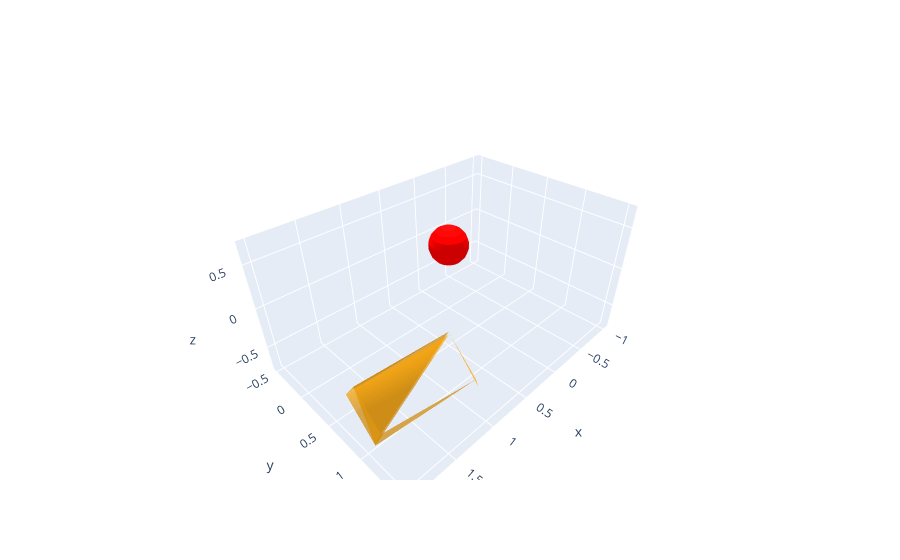

Source (notebook cell):
### Code cell
import plotly.graph_objects as go
import numpy as np

def display_plane(normal, size, origin):
    """Display a plane in the shape of a rectangle.
    
    Args:
        normal (tuple): Normal vector of the plane (nx, ny, nz).
        size (tuple): Size of the rectangle (width, height).
        origin (tuple): Origin of the rectangle (x, y, z).
    """
    normal = np.array(normal) / np.linalg.norm(normal)  # Normalize normal vector
    u = np.array([1, 0, 0]) if abs(normal[0]) < 0.9 else np.array([0, 1, 0])
    v = np.cross(normal, u)
    u = np.cross(v, normal)
    u, v = u / np.linalg.norm(u), v / np.linalg.norm(v)
    
    w, h = size
    corners = np.array([
        origin + w/2 * u + h/2 * v,
        origin - w/2 * u + h/2 * v,
        origin - w/2 * u - h/2 * v,
        origin + w/2 * u - h/2 * v,
    ])
    
    x, y, z = corners[:, 0], corners[:, 1], corners[:, 2]
    
    return go.Mesh3d(
        x=[*x, x[0]], y=[*y, y[0]], z=[*z, z[0]],
        color='lightblue', opacity=0.5, alphahull=0
    )

def display_ball(position, radius, color):
    """Display a ball (sphere).
    
    Args:
        position (tuple): (x, y, z) coordinates of the center.
        radius (float): Radius of the sphere.
        color (str): Color of the sphere.
    """
    u, v = np.mgrid[0:2*np.pi:20j, 0:np.pi:10j]
    x = position[0] + radius * np.cos(u) * np.sin(v)
    y = position[1] + radius * np.sin(u) * np.sin(v)
    z = position[2] + radius * np.cos(v)
    
    return go.Surface(x=x, y=y, z=z, colorscale=[[0, color], [1, color]], showscale=False)

def display_parallelepiped(size, direction, origin=(0,0,0)):
    """Display a parallelepiped.
    
    Args:
        size (tuple): (width, height, depth).
        direction (tuple): A vector representing the "facing" direction.
        origin (tuple): Bottom-left corner of the parallelepiped.
    """
    direction = np.array(direction) / np.linalg.norm(direction)
    u = np.array([1, 0, 0]) if abs(direction[0]) < 0.9 else np.array([0, 1, 0])
    v = np.cross(direction, u)
    u = np.cross(v, direction)
    u, v = u / np.linalg.norm(u), v / np.linalg.norm(v)

    w, h, d = size
    corners = np.array([
        origin,
        origin + w * u,
        origin + h * v,
        origin + d * direction,
        origin + w * u + h * v,
        origin + w * u + d * direction,
        origin + h * v + d * direction,
        origin + w * u + h * v + d * direction
    ])
    
    x, y, z = corners[:, 0], corners[:, 1], corners[:, 2]

    faces = [
        [0, 1, 4, 2],  # Bottom
        [0, 1, 5, 3],  # Side
        [1, 4, 7, 5],  # Side
        [2, 4, 7, 6],  # Side
        [0, 2, 6, 3],  # Side
        [3, 5, 7, 6]   # Top
    ]

    return go.Mesh3d(
        x=x, y=y, z=z,
        i=[face[0] for face in faces],
        j=[face[1] for face in faces],
        k=[face[2] for face in faces],
        color="orange", opacity=0.7
    )

# Create figure
fig = go.Figure()

# Add plane
fig.add_trace(display_plane((0, 0, 1), (2, 1), (0, 0, 0)))

# Add ball
fig.add_trace(display_ball((0.5, 0.5, 0.5), 0.2, "red"))

# Add parallelepiped
fig.add_trace(display_parallelepiped((1, 0.5, 0.3), (1, 1, 1), (1, 1, 0)))

fig.update_layout(scene=dict(aspectmode="data"))
fig.show()

### Figure 1 — Plotly figure (JSON) as saved in the notebook; plotly's stock layout.template omitted (floating-point values rounded to 4 significant figures; data arrays with more than 128 entries replaced by an {"elided": "..."} marker saying what was removed)
{"data": [{"alphahull": 0, "color": "lightblue", "opacity": 0.5, "type": "mesh3d", "x": [1, -1, -1, 1, 1], "y": [0.5, 0.5, -0.5, -0.5, 0.5], "z": [0, 0, 0, 0, 0]}, {"colorscale": [[0, "red"], [1, "red"]], "showscale": false, "type": "surface", "x": {"elided": "20x10 float values"}, "y": {"elided": "20x10 float values"}, "z": {"elided": "20x10 float values"}}, {"color": "orange", "i": [0, 0, 1, 2, 0, 3], "j": [1, 1, 4, 4, 2, 5], "k": [4, 5, 7, 7, 6, 7], "opacity": 0.7, "type": "mesh3d", "x": [1, 1.816, 1, 1.173, 1.816, 1.99, 1.173, 1.99], "y": [1, 0.5918, 1.354, 1.173, 0.9453, 0.765, 1.527, 1.119], "z": [0, -0.4082, -0.3536, 0.1732, -0.7618, -0.235, -0.1803, -0.5886]}], "layout": {"scene": {"aspectmode": "data"}}}
